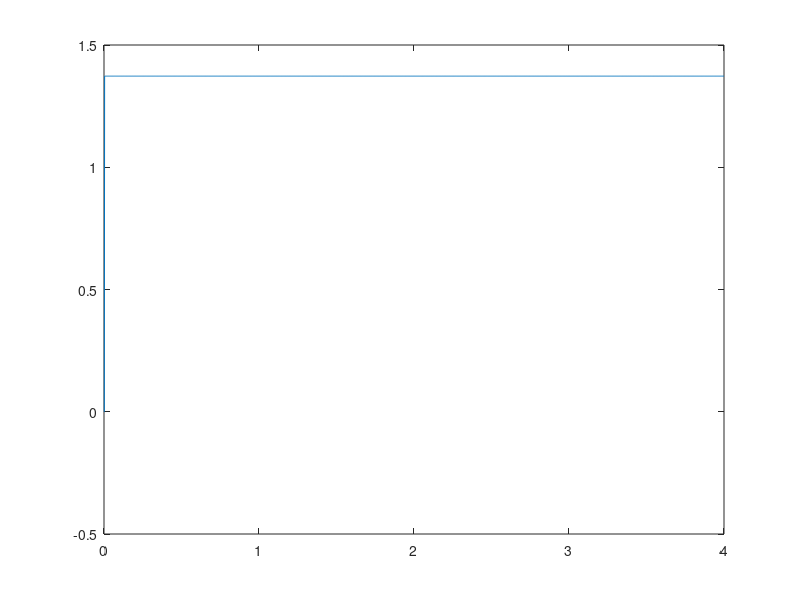
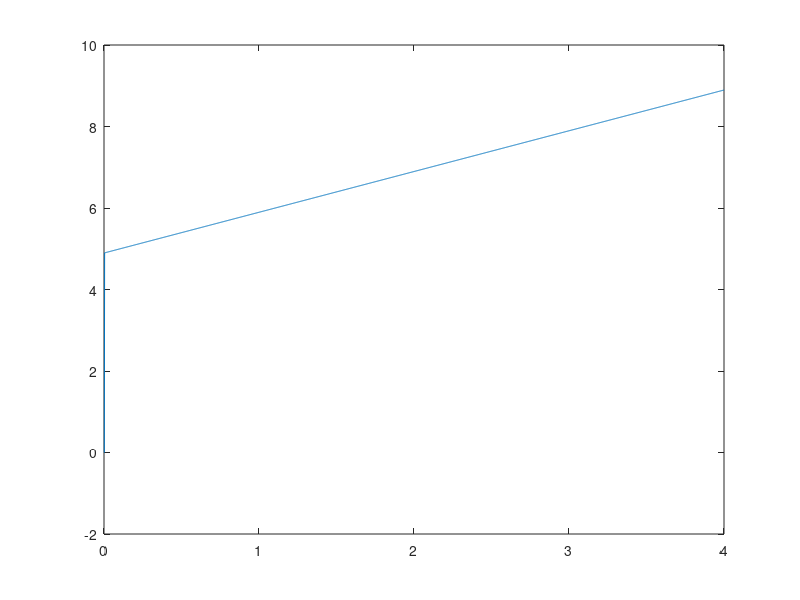
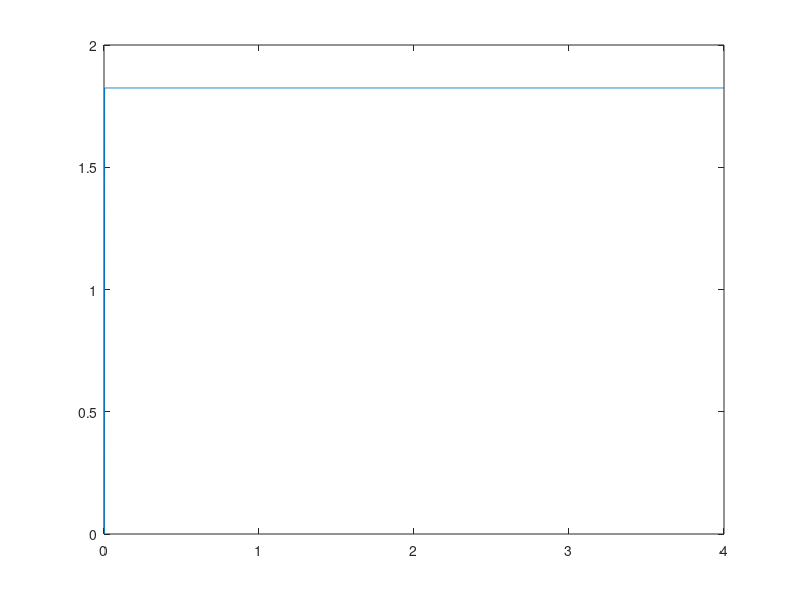

These charts were generated, in order, by the following MATLAB code:
%-------------------------------------------
%-------------------------------------------
% Single Spring Displacement Control
% Hemivariational Elasto-Damage Model
% Newton-Raphson Solver with Penalty Formulation
clear; clc;
%-------------------------------------------
%-------------------------------------------
k1 = 1;
k2 = 1;
kt = 1;
kd = 8;
st = (1-0.2)*sqrt(2*k1*(0.2*kd+kt));
sc = st;
ubar = 4;
Kpu = 1E9*k1;
Kpd = 1E9*k1;
Kpl = 1E9*k1;
N = 2000;
% Initial State (disp-damage-plastic/tension-plastic/comp)
u0 = [0, 0, 0, 0, 1E-6, 1E-6, 0];
% Storage
U = zeros(N+1,7);
F = zeros(N+1,1);
enorm = 1;
TOL = 1E-9;
count = 0;
for i=1:N
    % Displacement Step
    ui = (i/N)*ubar;
    di = U(i,2);
    li = U(i,3);
    while enorm > TOL
        KT = [k1*(1-u0(2))+Kpu, -k1*(u0(1)-u0(3)+u0(4)), -k1*(1-u0(2)), 0, 0;
                -k1*(u0(1)-u0(3)+u0(4)), Kpd+kd, k1*(u0(1)-u0(3)+u0(4)), -2*Kpd*u0(5), 0;
                -k1*(1-u0(2)), k1*(u0(1)-u0(3)+u0(4)), k1*(1-u0(2))+Kpl, 0, -2*Kpl*u0(6);
                  0, -2*u0(5)*Kpd, 0, 4*Kpd*u0(5)^2-2*Kpd*((u0(2)-di)-u0(5)^2), 0;
                  0, 0, -2*u0(6)*Kpl, 0, 4*Kpl*u0(6)^2-2*Kpl*((u0(3)-li)-u0(6)^2)];
        R = [k1*(1-u0(2))*(u0(1)-u0(3)+u0(4))+Kpu*(u0(1)-ui);
              -0.5*k1*(u0(1)-u0(3)+u0(4))^2+kd*u0(2)+kt+Kpd*((u0(2)-di)-u0(5)^2);
              -k1*(1-u0(2))*(u0(1)-u0(3)+u0(4))+st+Kpl*((u0(3)-li)-u0(6)^2);
              Kpd*((u0(2)-di)-u0(5)^2)*(-2*u0(5));
              Kpl*((u0(3)-li)-u0(6)^2)*(-2*u0(6))];
        dU = KT\-R;
        u0(1) = u0(1) + dU(1);
        u0(2) = u0(2) + dU(2);
        u0(3) = u0(3) + dU(3);
        u0(5) = u0(5) + dU(4);
        u0(6) = u0(6) + dU(5);
        enorm = norm(dU)
    end
    count = count + 1;
    U(i+1,:) = [u0(1), u0(2), u0(3), u0(4), u0(5), u0(6), u0(7)];
    F(i+1) = k1*(1-u0(2))*(u0(1)-u0(3)+u0(4));
    if U(i+1,5) < 1E-20
        u0(5) = 1E-10;
    end
    if U(i+1,6) < 1E-20
        u0(6) = 1E-10;
    end
    enorm = 1;
end
figure;
plot(U(:,1),U(:,2));
figure;
plot(U(:,1),U(:,3));
figure;
plot(U(:,1),F);